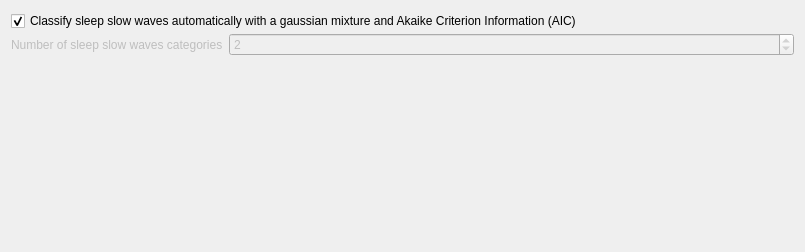
<?xml version="1.0" encoding="UTF-8"?>
<ui version="4.0">
 <class>SlowWaveClassifierSettingsView</class>
 <widget class="QWidget" name="SlowWaveClassifierSettingsView">
  <property name="geometry">
   <rect>
    <x>0</x>
    <y>0</y>
    <width>805</width>
    <height>252</height>
   </rect>
  </property>
  <property name="windowTitle">
   <string>Form</string>
  </property>
  <property name="styleSheet">
   <string notr="true">font: 12pt &quot;Roboto&quot;;</string>
  </property>
  <layout class="QVBoxLayout" name="verticalLayout">
   <item>
    <layout class="QFormLayout" name="formLayout">
     <property name="verticalSpacing">
      <number>2</number>
     </property>
     <item row="1" column="0">
      <widget class="QLabel" name="categories_label">
       <property name="enabled">
        <bool>false</bool>
       </property>
       <property name="text">
        <string>Number of sleep slow waves categories</string>
       </property>
      </widget>
     </item>
     <item row="1" column="1">
      <widget class="QSpinBox" name="num_categories_spinBox">
       <property name="enabled">
        <bool>false</bool>
       </property>
       <property name="minimum">
        <number>1</number>
       </property>
       <property name="maximum">
        <number>4</number>
       </property>
       <property name="value">
        <number>2</number>
       </property>
      </widget>
     </item>
     <item row="0" column="0" colspan="2">
      <widget class="QCheckBox" name="automatic_classification_checkBox">
       <property name="text">
        <string>Classify sleep slow waves automatically with a gaussian mixture and Akaike Criterion Information (AIC)</string>
       </property>
       <property name="checked">
        <bool>true</bool>
       </property>
      </widget>
     </item>
    </layout>
   </item>
   <item>
    <spacer name="verticalSpacer">
     <property name="orientation">
      <enum>Qt::Vertical</enum>
     </property>
     <property name="sizeHint" stdset="0">
      <size>
       <width>20</width>
       <height>40</height>
      </size>
     </property>
    </spacer>
   </item>
  </layout>
 </widget>
 <resources>
  <include location="../../../../scinodes_poc/src/main/python/ui/themes/themes.qrc"/>
 </resources>
 <connections>
  <connection>
   <sender>automatic_classification_checkBox</sender>
   <signal>clicked()</signal>
   <receiver>SlowWaveClassifierSettingsView</receiver>
   <slot>on_input_format_changed()</slot>
   <hints>
    <hint type="sourcelabel">
     <x>402</x>
     <y>19</y>
    </hint>
    <hint type="destinationlabel">
     <x>402</x>
     <y>125</y>
    </hint>
   </hints>
  </connection>
 </connections>
 <slots>
  <slot>on_input_format_changed()</slot>
 </slots>
</ui>
